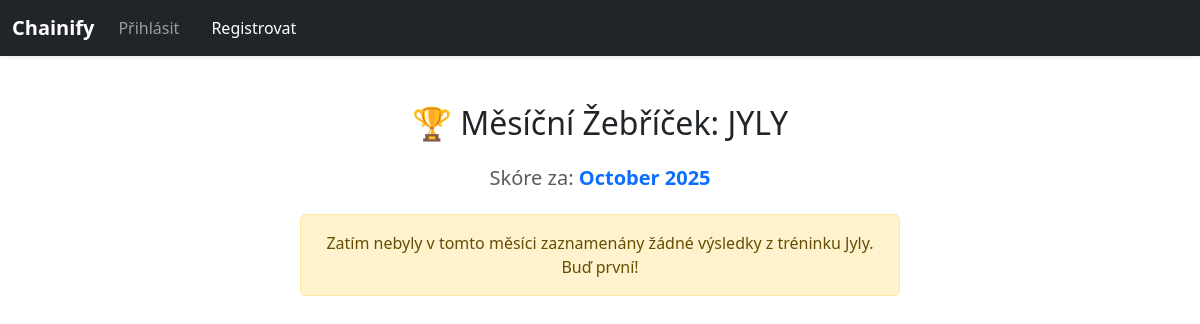
The page /leaderboard on the database as committed earlier.
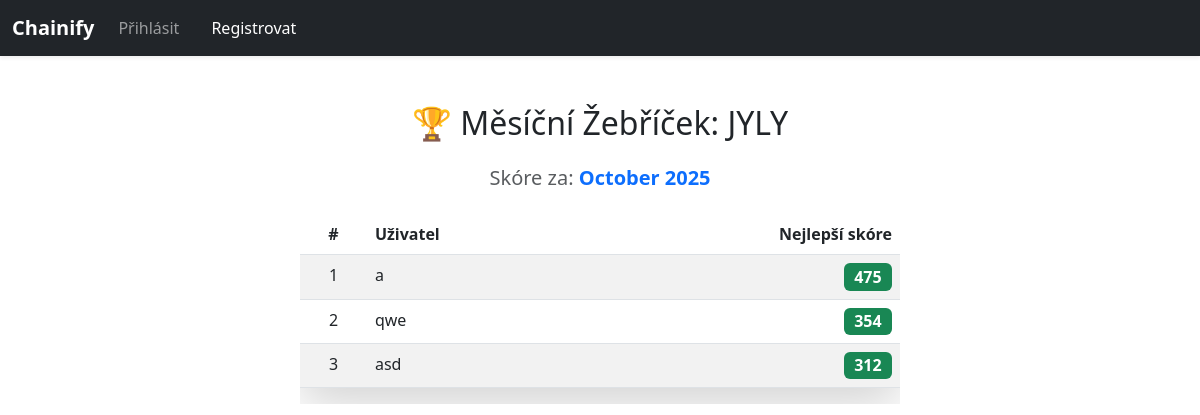
The same page on the database as committed later.
### models.py (models this page shows, shortened)
class User(db.Model, UserMixin):
    id = db.Column(db.Integer, primary_key=True)
    username = db.Column(db.String(150), unique=True, nullable=False)
    email = db.Column(db.String(150), unique=True, nullable=False)
    password = db.Column(db.String(256), nullable=False)
    profile_image_url = db.Column(db.String(255), nullable=True)
    current_streak = db.Column(db.Integer, default=0)
    last_training_date = db.Column(db.Date, nullable=True)
    putt_sessions = db.relationship('PuttSession', backref='user')
    drives = db.relationship('Drive', backref='user')

### app.py (the view)
@app.route('/leaderboard')
def leaderboard():
    today = datetime.now()
    start_of_month = today.replace(day=1, hour=0, minute=0, second=0, microsecond=0)
    subquery = (
        db.session.query(
            PuttSession.user_id,
            func.max(PuttSession.score).label('best_score') # Najdeme MAX skóre
        )
        .filter(PuttSession.mode == 'jyly')
        .filter(PuttSession.date >= start_of_month)
        .group_by(PuttSession.user_id) # Seskupíme podle uživatele
        .subquery()
    )
    leaderboard_data = (
        db.session.query(User, subquery.c.best_score) # <-- ZMĚNA ZDE
        .join(subquery, User.id == subquery.c.user_id)
        .order_by(desc(subquery.c.best_score))
        .all()
    )
    current_month_str = start_of_month.strftime('%B %Y')
    return render_template(
        'leaderboard.html',
        leaderboard_data=leaderboard_data,
        current_month_str=current_month_str
    )

### templates/leaderboard.html (shortened to what this page needs)
{% extends "base.html" %}
{% block content %}
<div class="container mt-5">
    <h2 class="mb-4 text-center">🏆 Měsíční Žebříček: JYLY</h2>
    <p class="text-center text-muted h5 mb-4">
        Skóre za: <span class="fw-bold text-primary">{{ current_month_str }}</span>
    </p>
    {% if leaderboard_data %}
        <div class="table-responsive" style="max-width: 600px; margin: 0 auto;">
            <table class="table table-striped table-hover shadow-lg rounded">
                <thead class="bg-primary text-white">
                    <tr>
                        <th scope="col" class="text-center">#</th>
                        <th scope="col">Uživatel</th>
                        <th scope="col" class="text-end">Nejlepší skóre</th>
                    </tr>
                </thead>
                <tbody>
                    {% for user, score in leaderboard_data %}
                    <tr class="{% if user.username == current_user.username %}table-success fw-bold{% endif %}">
                        <td class="text-center">{{ loop.index }}</td>
                        <td>
                            <a href="{{ url_for('user_profile', username=user.username) }}" style="text-decoration: none; color: inherit;">
                                {{ user.username }}
                            </a>
                        </td>
                        <td class="text-end">
                            <span class="badge bg-success fs-6">{{ score }}</span>
                        </td>
                    </tr>
                    {% endfor %}
                </tbody>
            </table>
        </div>
    {% else %}
        <div class="alert alert-warning text-center" role="alert" style="max-width: 600px; margin: 0 auto;">
            Zatím nebyly v tomto měsíci zaznamenány žádné výsledky z tréninku Jyly. Buď první!
        </div>
    {% endif %}
</div>
{% endblock %}

Rows that differ between the two databases and show on the page:
now on this page (row unchanged): User: username "a", score "475"
added User: username "qwe", score "354"
added User: username "asd", score "312"
Other text that changed with them:
text no longer shown: "Zatím nebyly v tomto měsíci zaznamenány žádné výsledky z tréninku Jyly. Buď první!"
text now shown: "# Uživatel Nejlepší skóre"
